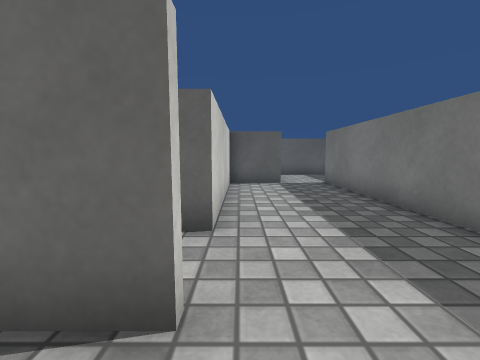
[1] (above)

22 first-person views from a walk through a scene from a Unity 3-D project. The camera is 0.55 m above the floor, tilts 6° down and sees 90° across. The floor is counted in squares, 0.5 m on a side. Each view is taken from the middle of a square. On the plan, view 1 faces up. The plan holds only what a view shows up to about 11 squares ahead; the rest is blank. Surface patterns are stand-ins for the level's own textures.

[2]
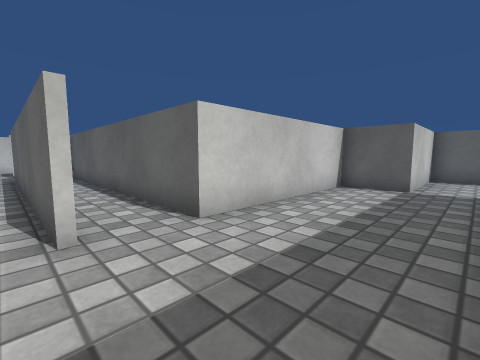

[3]
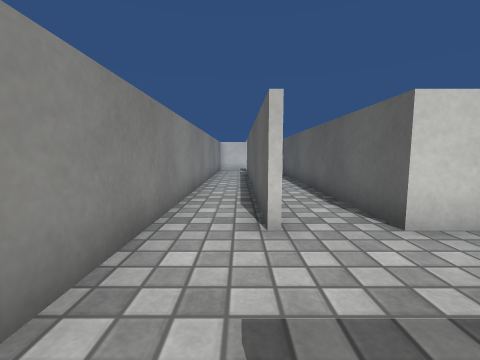

[4]
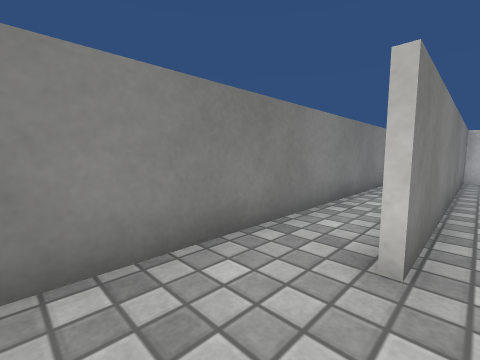

[5]
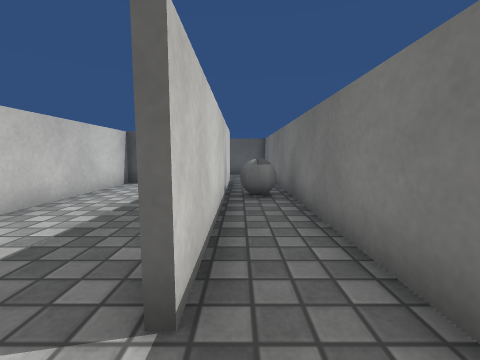

[6]
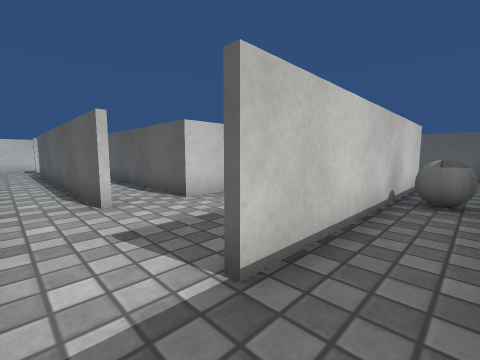

[7]
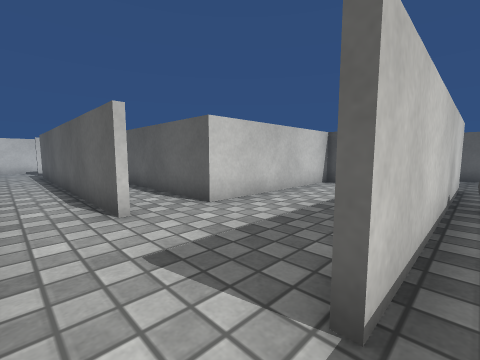

[8]
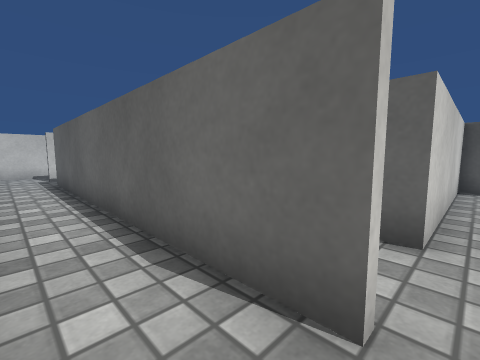

[9]
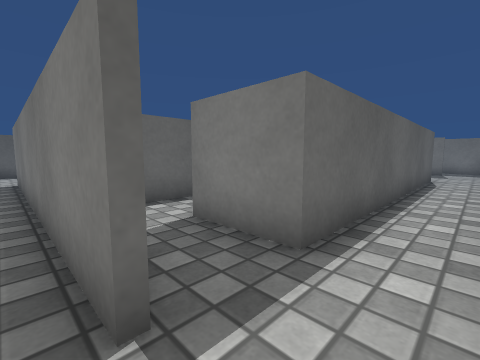

[10]
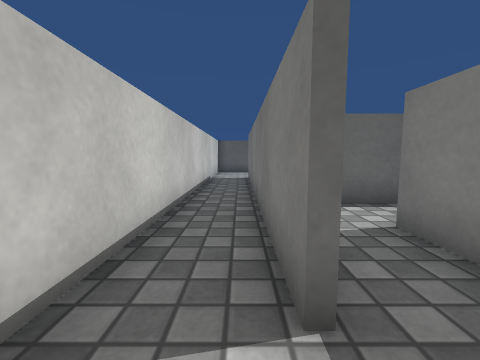

[11]
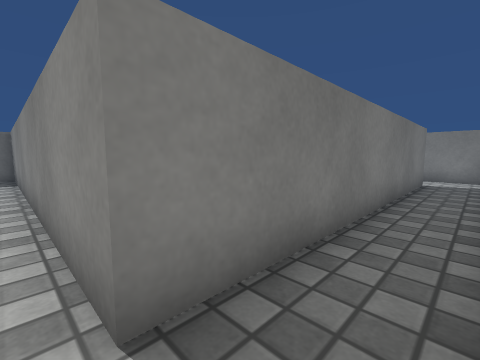

[12]
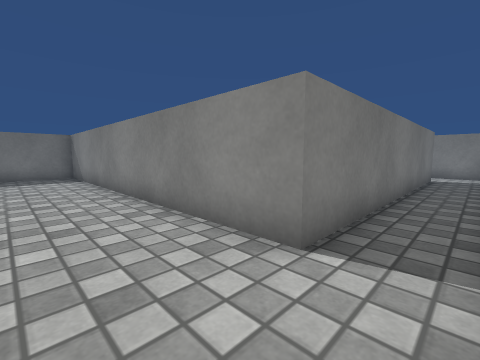

[13]
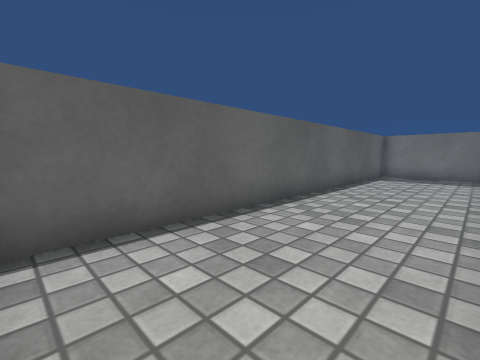

[14]
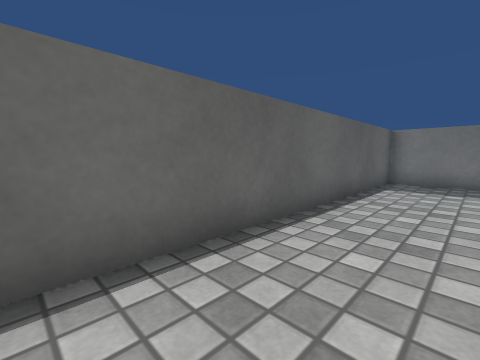

[15]
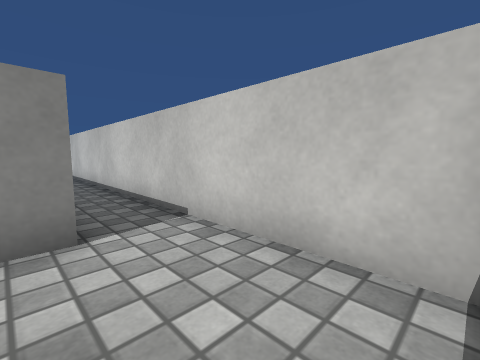

[16]
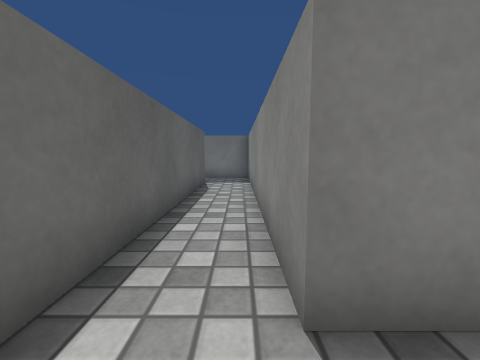

[17]
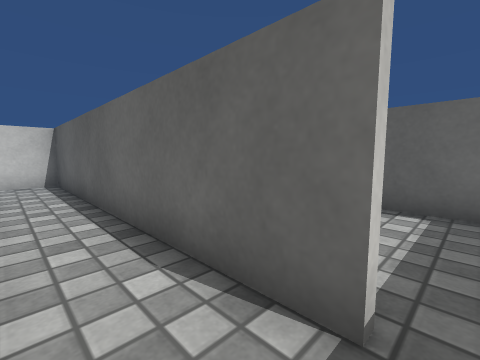

[18]
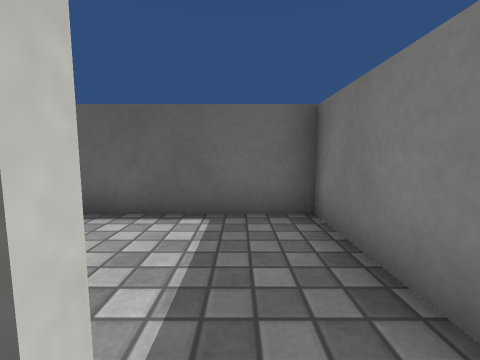

[19]
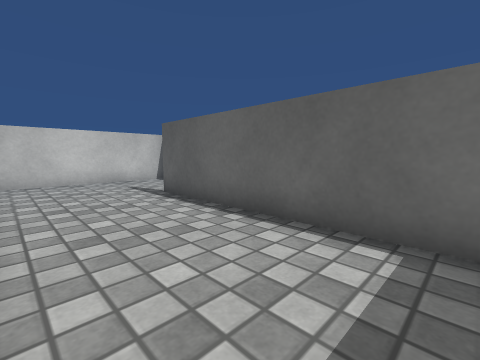

[20]
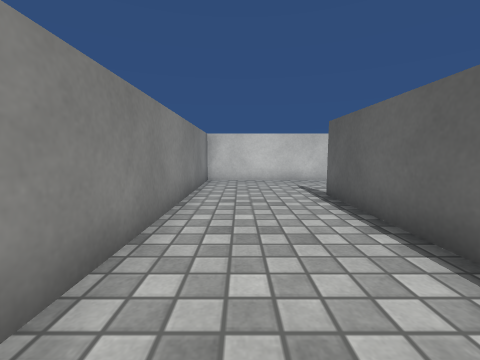

[21]
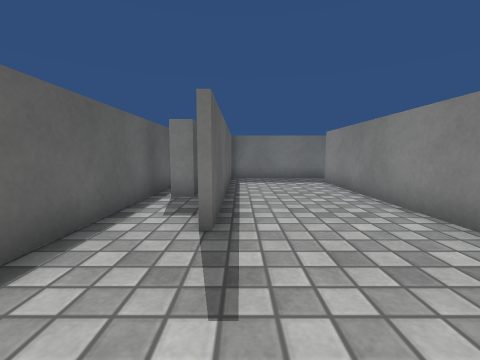

[22]
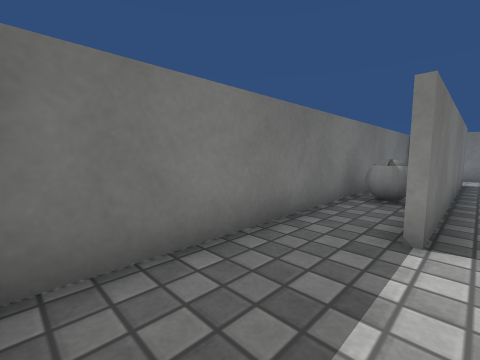

### Floor plan
Ten units are one square. View 1 is at (0, 0); x grows to the right and y downward. Boxes are objects, and circles mark ways between rooms. Rooms are numbered by the first view taken in them; rooms with no view inside come last. Other rooms are left out.
<svg viewBox="-149 -159 209 168">
<path fill="none" stroke="#000" d="M34 -14 34 -96M-4 4 35 4M-4 -95 -4 -34 -102 -34M16 -94 -9 -94M-104 -21 -104 -16 -4 -16M54 -76 54 -131M36 -96 36 -76M36 -52 36 -14M50 -134 16 -134 16 -94M54 4 54 -54M-46 -116 -6 -116 -6 -154 -141 -154M-144 -151 -144 0M-126 -14 -126 -116 -65 -116M-141 4 -122 4M-106 -14 -106 -36 -14 -36M-24 -54 -124 -54 -124 -39M-65 -114 -97 -114M-9 -94 -86 -94M-124 -114 -124 -56 -24 -56M-6 -62 -6 -95M-81 4 -4 4M-4 -14 -106 -14"/>
<rect x="35" y="-75" width="20" height="20" fill="#bbb"><title>ball</title></rect>
<rect x="-65" y="-115" width="20" height="20" fill="#bbb"><title>block</title></rect>
<circle cx="20" cy="-90" r="3" fill="#2a7"/>
<circle cx="30" cy="-5" r="3" fill="#2a7"/>
<circle cx="-10" cy="0" r="3" fill="#2a7"/>
<circle cx="-130" cy="-5" r="3" fill="#2a7"/>
<circle cx="-20" cy="-50" r="3" fill="#2a7"/>
<circle cx="-120" cy="-25" r="3" fill="#2a7"/>
<text x="0" y="-40">1</text>
<text x="40" y="-80">2</text>
<text x="-90" y="-120">3</text>
<text x="-70" y="-40">4</text>
<text x="-70" y="-80">5</text>
<text x="-70" y="0">6</text>
</svg>
Room 1 opens to room 2. Room 1 opens to room 6. Room 3 opens to room 6. Room 4 opens to room 5. Room 4 opens to room 6.

Where each view was taken, in squares from view 1:
view 1: 0 up, 0 right, facing up
view 2: 1 up, 3 right, facing up-left
view 3: 1 up, 3 right, facing left
view 4: 2 up, 2 right, facing down-left
view 5: 0 up, 4 right, facing up
view 6: 0 up, 5 right, facing up-left
view 7: 0 up, 4 right, facing up-left
view 8: 0 up, 0 right, facing up-left
view 9: 0 up, 13 left, facing up-right
view 10: 0 up, 13 left, facing up
view 11: 12 up, 14 left, facing down-right
view 12: 14 up, 14 left, facing down-right
view 13: 12 up, 14 left, facing up-right
view 14: 13 up, 11 left, facing up-right
view 15: 15 up, 12 left, facing down-left
view 16: 4 up, 12 left, facing right
view 17: 4 up, 2 left, facing up-left
view 18: 5 up, 2 left, facing up
view 19: 6 up, 2 left, facing up-left
view 20: 7 up, 2 left, facing left
view 21: 9 up, 12 left, facing right
view 22: 13 up, 3 right, facing down-right
